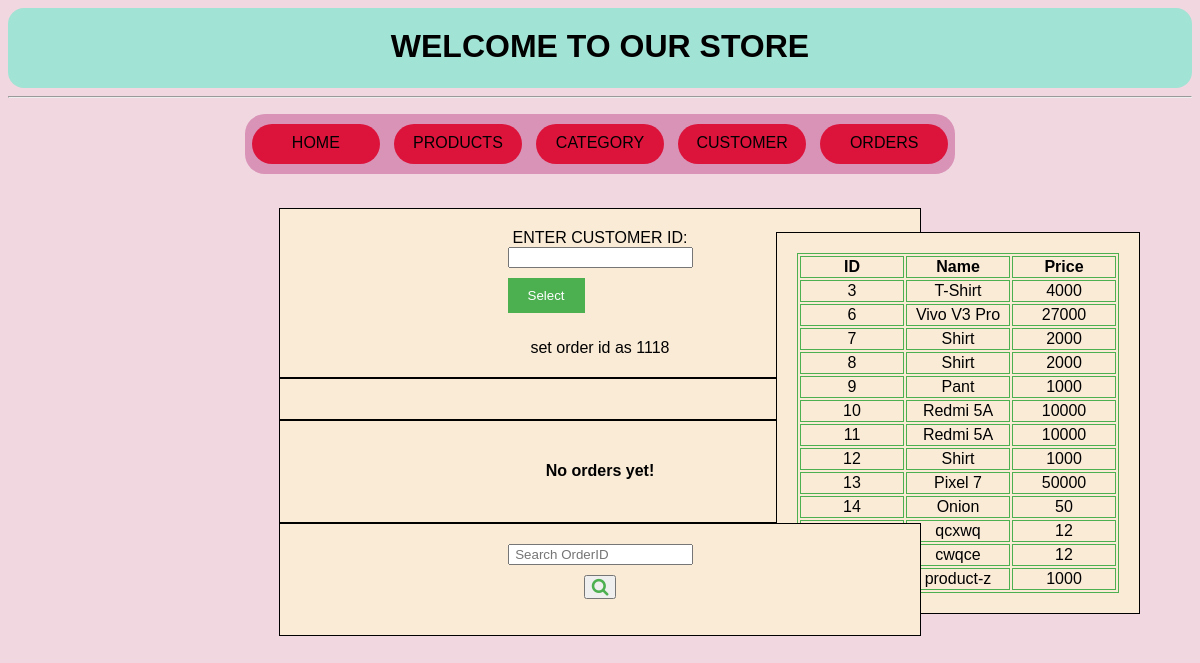
The page /index.php?clicked=4 on the database its author committed.
### tables this page shows
CREATE TABLE `product` (
  `PID` int(11) NOT NULL,
  `PNAME` varchar(25) NOT NULL,
  `PPRICE` int(11) NOT NULL,
  `CID` varchar(10) NOT NULL
);

### order.php (the view, shortened to what this page needs)
<head>
  <link rel="stylesheet" href="https://cdnjs.cloudflare.com/ajax/libs/font-awesome/4.7.0/css/font-awesome.min.css">
</head>
<div class="container">
  <?php
  function createSQLConnection()
  {
    $servername = "localhost";
    $username = "root";
    $password = "";
    $dbname = "mybasket";
    $conn = new mysqli($servername, $username, $password, $dbname);
    if ($conn->connect_error) {
      die("Connection failed: " . $conn->connect_error);
    } else {
      return $conn;
    }
  }
  if (!isset($_GET['custid']) && !isset($_GET['pid'])) {
    include 'input_customer.php';
    echo "\nset order id as " . $_SESSION['orderid'];
  }
  ?>
</div>
<div class='container'>
</div>
<div class='container'>
  <?php
    show_reciept();
  function show_reciept()
  {
    $conn = createSQLConnection();
    $sql = "SELECT CUSTID, ORDERID,SUB_ORDID,QUANTITY, PRICE FROM orders where ORDERID= " . $_SESSION['orderid'] . ";";
    $result = $conn->query($sql);
    $sql2 = "SELECT SUM(PRICE) from orders where ORDERID={$_SESSION['orderid']};";
    if ($result->num_rows > 0) {
      echo "<table>";
      echo '<tr><th>Customer ID</th><th>Order ID</th><th>Sub-Order ID</th><th>Quantity</th><th>Price</th></tr>';
      while ($row = $result->fetch_assoc()) {
        echo "<tr>";
        foreach ($row as $k => $v) {
          echo "<td>" . $v . "</td>";
        }
        echo "</tr>";
      }
      echo "</table>";
      echo "<h2>Total Amount: " . $conn->query($sql2)->fetch_assoc()['SUM(PRICE)'] . "</h2>";
    } else
      echo "<h4>No orders yet!</h4>";
  }
  ?>
</div>
<div class='container-right'>
  <?php
  $conn = createSQLConnection();
  $sql = 'SELECT PID, PNAME, PPRICE FROM product;';
  $result = $conn->query($sql);
  if ($result->num_rows > 0) {
    echo '<table>';
    echo '<tr><th>ID</th><th>Name</th><th>Price</th></tr>';
    while ($row = mysqli_fetch_assoc($result)) {
      echo "<tr>";
      foreach ($row as $v)
        echo "<td>" . $v . "</td> ";
      echo "</tr>";
    }
    echo '</table>';
  } else
    echo "<h4>Table is empty</h4>";
  ?>
</div>
<div class="container">
  <form action="" method="post">
    <input type="text" placeholder=" Search OrderID" id="search" name="search" required>
    <button>
      <i class="fa fa-search" style="font-size: 18px; color: #4caf50;">
      </i>
    </button>
  </form>
</div>

### index.php (shortened to what this page needs)
<html>
<head>
    <link rel='stylesheet' href='css/style.css'>
</head>
<body>
    <header>
        <div id='topBanner'>
            <?php include 'topHeader.php' ?>
        </div>
        <hr />
        <div id='bottomBanner'>
            <?php include 'bottomHeader.php' ?>
        </div>
    </header>
    <div class="content">
    <?php
            $clicked = 0;
            if (array_key_exists('clicked', $_GET) && $clicked = $_GET['clicked']) {
                switch ($clicked) {
                    case 4:
                        include 'order.php';
                        break;
                }
            }
            else if (array_key_exists('custid', $_GET) || array_key_exists('qty', $_GET)){
                include 'order.php';
            }
            else echo "<p class='snack'>Select one of the options to proceed!</p>";
            ?>
    </div>
</body>
</html>

### topHeader.php (shortened to what this page needs)
<div class = 'secMenu'>
    <h1>
        WELCOME TO OUR STORE
    </h1>
</div>

### bottomHeader.php (shortened to what this page needs)
<div class='primaryMenu'>
    <ul>
        <li><a href='index.php?clicked=0'> home</a> </li>
        <li><a href='index.php?clicked=1'> products</a> </li>
        <li><a href='index.php?clicked=2'>Category</a></li>
        <li><a href='index.php?clicked=3'>Customer</a></li>
        <li><a href='index.php?clicked=4'>Orders</a></li>
    </ul>
</div>

### input_customer.php
<form action="">
    <div class="customerid">
        ENTER CUSTOMER ID: <br /><input type="text" name="custid" />
        <input type="submit" class="button" value="Select" />
    </div>
</form>

### css/style.css (style rules this page uses)
body { background-color: rgb(240, 215, 224); font-family: "Lucida Sans", "Lucida Sans Regular", "Lucida Grande", "Lucida Sans Unicode", Geneva, Verdana, sans-serif; text-align: center; }
.container { width: 600px; margin: 0 auto; padding: 20px; border: 1px solid black; background-color: antiquewhite; position: relative; }
label, input, textarea { display: block; margin-bottom: 10px; }
input[type="submit"] { background-color: #4caf50; color: #fff; padding: 10px 20px; border: none; cursor: pointer; }
form { align-items: center; display: flex; flex-direction: column; }
h1 { width: 100%; color: cornflowerblue; text-align: center; }
header { width: 100%; height: 200px; }
a { text-decoration: none; }
.secMenu { display: block; margin: 0; text-align: center; margin-right: 20%; height: 80px; background-color: rgb(161, 227, 212); border-radius: 16px; width: 100%; }
.secMenu h1 { padding: 20px 0; color: black; }
.primaryMenu { text-transform: uppercase; margin: 0 20%; height: 60px; background-color: rgb(217, 147, 183); border-radius: 20px; }
.primaryMenu ul { padding: 0; display: flex; justify-content: space-around; }
.primaryMenu ul li { border-radius: 20px; width: 18%; margin: 10px 1%; float: left; list-style: none; height: 30px; text-align: center; background-color: crimson; padding-top: 10px; }
.primaryMenu ul li a { text-decoration: none; color: inherit; }
.container-right { position: absolute; right: 5%; top: 29%; float: right; margin: 0 auto; padding: 20px; border: 1px solid black; background-color: antiquewhite; }
table, td, th { border: 1px solid #4caf50; text-align: center; }
th, td { width: 100px; }

### rows shown on the page
product: PID "3", PNAME "T-Shirt", PPRICE "4000"
product: PID "6", PNAME "Vivo V3 Pro", PPRICE "27000"
product: PID "7", PNAME "Shirt", PPRICE "2000"
product: PID "8", PNAME "Shirt", PPRICE "2000"
product: PID "9", PNAME "Pant", PPRICE "1000"
product: PID "10", PNAME "Redmi 5A", PPRICE "10000"
product: PID "11", PNAME "Redmi 5A", PPRICE "10000"
product: PID "12", PNAME "Shirt", PPRICE "1000"
product: PID "13", PNAME "Pixel 7", PPRICE "50000"
product: PID "14", PNAME "Onion", PPRICE "50"
product: PNAME "qcxwq", PPRICE "12"
product: PNAME "cwqce", PPRICE "12"
product: PNAME "product-z", PPRICE "1000"

### other values the page prints
$_SESSION['orderid'] "1118"
